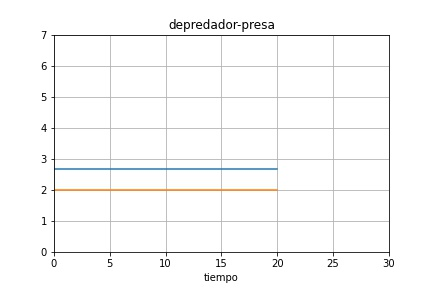

Generate this figure with Python:
from resultados import resultados
import matplotlib.pyplot as plt

t = resultados[:, 0]
x = resultados[:, 1]
y = resultados[:, 2]

plt.plot(t, x, label='presa')
plt.plot(t, y, label='depredador')

plt.xlim(0, 30)
plt.ylim(0, 7)

plt.title('depredador-presa')
plt.xlabel('tiempo')
#plt.legend(loc='best')
plt.grid(True)
plt.savefig("grafico_ciclico_item_f.jpg")
plt.show()
